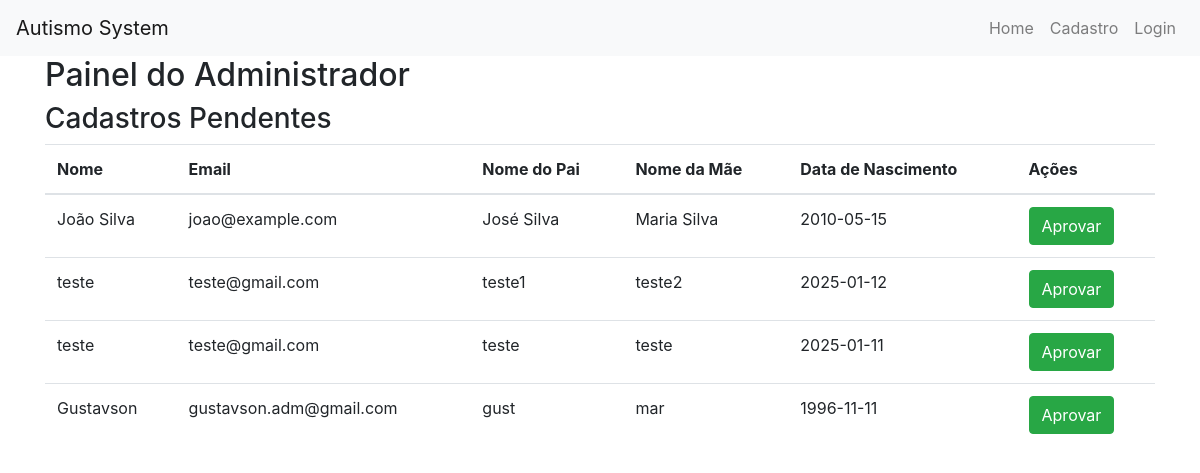
The app's page /admin/dashboard (signed in) with its own data.
### app/models.py (models this page shows)
class AutisticPerson(db.Model):
    id = db.Column(db.Integer, primary_key=True)
    name = db.Column(db.String(100), nullable=False)
    email = db.Column(db.String(120), nullable=False)
    father_name = db.Column(db.String(100), nullable=False)
    mother_name = db.Column(db.String(100), nullable=False)
    birth_date = db.Column(db.Date, nullable=False)
    approved = db.Column(db.Boolean, default=False)

### app/routes.py (the view)
@admin_routes.route('/admin/dashboard')
@login_required
def admin_dashboard():
    if not current_user.is_admin:
        return redirect(url_for('main_routes.index'))
    pending_registrations = AutisticPerson.query.filter_by(
        approved=False).all()
    return render_template('admin_dashboard.html', pending_registrations=pending_registrations)

### app/models.py (called while the page is built)
@login_manager.user_loader
def load_user(user_id):
    return User.query.get(int(user_id))

### app/templates/admin_dashboard.html
{% extends "base.html" %}
{% block content %}
<h2>Painel do Administrador</h2>
<h3>Cadastros Pendentes</h3>
<table class="table">
    <thead>
        <tr>
            <th>Nome</th>
            <th>Email</th>
            <th>Nome do Pai</th>
            <th>Nome da Mãe</th>
            <th>Data de Nascimento</th>
            <th>Ações</th>
        </tr>
    </thead>
    <tbody>
        {% for person in pending_registrations %}
        <tr>
            <td>{{ person.name }}</td>
            <td>{{ person.email }}</td>
            <td>{{ person.father_name }}</td>
            <td>{{ person.mother_name }}</td>
            <td>{{ person.birth_date }}</td>
            <td>
                <a href="{{ url_for('admin_routes.approve_registration', person_id=person.id) }}" class="btn btn-success">Aprovar</a>
            </td>
        </tr>
        {% endfor %}
    </tbody>
</table>
{% endblock %}

### app/templates/base.html (shortened to what this page needs)
<!DOCTYPE html>
<html lang="pt-br">
<head>
    <link rel="stylesheet" href="https://stackpath.bootstrapcdn.com/bootstrap/4.5.2/css/bootstrap.min.css">
</head>
<body>
    <nav class="navbar navbar-expand-lg navbar-light bg-light">
        <a class="navbar-brand" href="{{ url_for('main_routes.index') }}">Autismo System</a>
        <div class="collapse navbar-collapse">
            <ul class="navbar-nav ml-auto">
                <li class="nav-item">
                    <a class="nav-link" href="{{ url_for('main_routes.index') }}">Home</a>
                </li>
                <li class="nav-item">
                    <a class="nav-link" href="{{ url_for('auth_routes.register') }}">Cadastro</a>
                </li>
                <li class="nav-item">
                    <a class="nav-link" href="{{ url_for('auth_routes.login') }}">Login</a>
                </li>
            </ul>
        </div>
    </nav>
    <div class="container">
        {% block content %}{% endblock %}
    </div>
</body>
</html>

### records on screen
AutisticPerson: name "João Silva", email "joao@example.com", father_name "José Silva", mother_name "Maria Silva", birth_date "2010-05-15"
AutisticPerson: name "teste", email "teste@gmail.com", father_name "teste1", mother_name "teste2", birth_date "2025-01-12"
AutisticPerson: name "teste", email "teste@gmail.com", father_name "teste", mother_name "teste", birth_date "2025-01-11"
AutisticPerson: name "Gustavson", email "gustavson.adm@gmail.com", father_name "gust", mother_name "mar", birth_date "1996-11-11"
